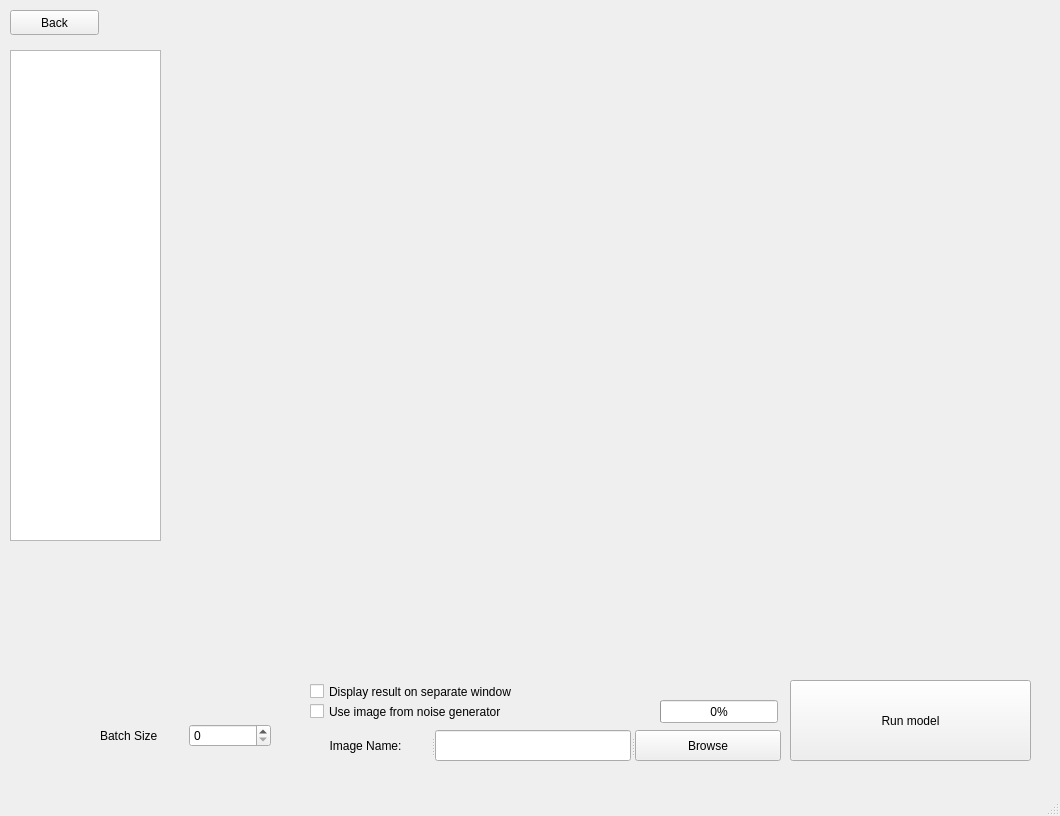
<?xml version="1.0" encoding="UTF-8"?>
<ui version="4.0">
 <class>MainWindow</class>
 <widget class="QMainWindow" name="MainWindow">
  <property name="geometry">
   <rect>
    <x>0</x>
    <y>0</y>
    <width>1060</width>
    <height>816</height>
   </rect>
  </property>
  <property name="windowTitle">
   <string>MainWindow</string>
  </property>
  <widget class="QWidget" name="centralwidget">
   <widget class="QStackedWidget" name="stackedWidget">
    <property name="enabled">
     <bool>true</bool>
    </property>
    <property name="geometry">
     <rect>
      <x>10</x>
      <y>10</y>
      <width>1031</width>
      <height>771</height>
     </rect>
    </property>
    <property name="currentIndex">
     <number>0</number>
    </property>
    <widget class="QWidget" name="page">
     <widget class="QCheckBox" name="checkBox_2">
      <property name="geometry">
       <rect>
        <x>300</x>
        <y>670</y>
        <width>261</width>
        <height>23</height>
       </rect>
      </property>
      <property name="text">
       <string>Display result on separate window</string>
      </property>
     </widget>
     <widget class="QWidget" name="layoutWidget">
      <property name="geometry">
       <rect>
        <x>90</x>
        <y>700</y>
        <width>171</width>
        <height>51</height>
       </rect>
      </property>
      <layout class="QHBoxLayout" name="horizontalLayout">
       <item>
        <widget class="QLabel" name="label_2">
         <property name="text">
          <string>Batch Size</string>
         </property>
        </widget>
       </item>
       <item>
        <widget class="QSpinBox" name="spinBox"/>
       </item>
      </layout>
     </widget>
     <widget class="QCheckBox" name="checkBox">
      <property name="geometry">
       <rect>
        <x>300</x>
        <y>690</y>
        <width>251</width>
        <height>23</height>
       </rect>
      </property>
      <property name="text">
       <string>Use image from noise generator</string>
      </property>
     </widget>
     <widget class="QPushButton" name="pushButton_2">
      <property name="geometry">
       <rect>
        <x>780</x>
        <y>670</y>
        <width>241</width>
        <height>81</height>
       </rect>
      </property>
      <property name="text">
       <string>Run model</string>
      </property>
     </widget>
     <widget class="QPushButton" name="pb_back_2">
      <property name="geometry">
       <rect>
        <x>0</x>
        <y>0</y>
        <width>89</width>
        <height>25</height>
       </rect>
      </property>
      <property name="text">
       <string>Back</string>
      </property>
     </widget>
     <widget class="QSplitter" name="splitter_2">
      <property name="geometry">
       <rect>
        <x>290</x>
        <y>720</y>
        <width>481</width>
        <height>31</height>
       </rect>
      </property>
      <property name="orientation">
       <enum>Qt::Horizontal</enum>
      </property>
      <widget class="QLabel" name="label_filename_2">
       <property name="text">
        <string>Image Name:</string>
       </property>
       <property name="alignment">
        <set>Qt::AlignCenter</set>
       </property>
      </widget>
      <widget class="QLineEdit" name="lineEdit_filename_2"/>
      <widget class="QPushButton" name="pushButton_browse_file_2">
       <property name="text">
        <string>Browse</string>
       </property>
      </widget>
     </widget>
     <widget class="QLabel" name="original2">
      <property name="geometry">
       <rect>
        <x>750</x>
        <y>190</y>
        <width>261</width>
        <height>251</height>
       </rect>
      </property>
      <property name="text">
       <string/>
      </property>
      <property name="scaledContents">
       <bool>true</bool>
      </property>
     </widget>
     <widget class="QLabel" name="segmented">
      <property name="geometry">
       <rect>
        <x>150</x>
        <y>40</y>
        <width>591</width>
        <height>491</height>
       </rect>
      </property>
      <property name="text">
       <string/>
      </property>
      <property name="scaledContents">
       <bool>true</bool>
      </property>
     </widget>
     <widget class="QProgressBar" name="progressBar">
      <property name="enabled">
       <bool>true</bool>
      </property>
      <property name="geometry">
       <rect>
        <x>650</x>
        <y>690</y>
        <width>118</width>
        <height>23</height>
       </rect>
      </property>
      <property name="maximum">
       <number>5</number>
      </property>
      <property name="value">
       <number>0</number>
      </property>
     </widget>
     <widget class="QListWidget" name="listWidget">
      <property name="geometry">
       <rect>
        <x>0</x>
        <y>40</y>
        <width>151</width>
        <height>491</height>
       </rect>
      </property>
     </widget>
    </widget>
    <widget class="QWidget" name="page_3">
     <widget class="QPushButton" name="pb_noise_gen">
      <property name="geometry">
       <rect>
        <x>450</x>
        <y>320</y>
        <width>141</width>
        <height>61</height>
       </rect>
      </property>
      <property name="text">
       <string>Noise generator</string>
      </property>
     </widget>
     <widget class="QPushButton" name="pb_sementic_seg">
      <property name="geometry">
       <rect>
        <x>410</x>
        <y>470</y>
        <width>241</width>
        <height>61</height>
       </rect>
      </property>
      <property name="text">
       <string>Sementic segmentation model</string>
      </property>
     </widget>
     <widget class="QLabel" name="label_3">
      <property name="geometry">
       <rect>
        <x>290</x>
        <y>100</y>
        <width>451</width>
        <height>101</height>
       </rect>
      </property>
      <property name="font">
       <font>
        <pointsize>20</pointsize>
       </font>
      </property>
      <property name="text">
       <string>Sementic segmentation model</string>
      </property>
      <property name="alignment">
       <set>Qt::AlignCenter</set>
      </property>
     </widget>
    </widget>
    <widget class="QWidget" name="page_2">
     <widget class="QLabel" name="label">
      <property name="geometry">
       <rect>
        <x>190</x>
        <y>0</y>
        <width>481</width>
        <height>42</height>
       </rect>
      </property>
      <property name="font">
       <font>
        <pointsize>18</pointsize>
       </font>
      </property>
      <property name="text">
       <string>Noise Generator</string>
      </property>
      <property name="alignment">
       <set>Qt::AlignCenter</set>
      </property>
     </widget>
     <widget class="QSplitter" name="splitter">
      <property name="geometry">
       <rect>
        <x>10</x>
        <y>610</y>
        <width>501</width>
        <height>31</height>
       </rect>
      </property>
      <property name="orientation">
       <enum>Qt::Horizontal</enum>
      </property>
      <widget class="QLabel" name="label_filename">
       <property name="text">
        <string>Input image name:</string>
       </property>
       <property name="alignment">
        <set>Qt::AlignCenter</set>
       </property>
      </widget>
      <widget class="QLineEdit" name="lineEdit_filename"/>
      <widget class="QPushButton" name="pushButton_browse_file">
       <property name="text">
        <string>Browse</string>
       </property>
      </widget>
     </widget>
     <widget class="QPushButton" name="pushButton">
      <property name="geometry">
       <rect>
        <x>260</x>
        <y>680</y>
        <width>481</width>
        <height>61</height>
       </rect>
      </property>
      <property name="text">
       <string>Generate Noise</string>
      </property>
     </widget>
     <widget class="QPushButton" name="pb_back">
      <property name="geometry">
       <rect>
        <x>0</x>
        <y>0</y>
        <width>89</width>
        <height>25</height>
       </rect>
      </property>
      <property name="text">
       <string>Back</string>
      </property>
     </widget>
     <widget class="QLabel" name="original">
      <property name="geometry">
       <rect>
        <x>10</x>
        <y>50</y>
        <width>471</width>
        <height>431</height>
       </rect>
      </property>
      <property name="text">
       <string/>
      </property>
      <property name="scaledContents">
       <bool>true</bool>
      </property>
     </widget>
     <widget class="QWidget" name="layoutWidget">
      <property name="geometry">
       <rect>
        <x>530</x>
        <y>610</y>
        <width>301</width>
        <height>31</height>
       </rect>
      </property>
      <layout class="QHBoxLayout" name="horizontalLayout_2">
       <item>
        <widget class="QLabel" name="label_4">
         <property name="text">
          <string>Output file name:</string>
         </property>
        </widget>
       </item>
       <item>
        <widget class="QLineEdit" name="lineEdit">
         <property name="text">
          <string>out_img</string>
         </property>
         <property name="placeholderText">
          <string/>
         </property>
        </widget>
       </item>
       <item>
        <widget class="QLabel" name="label_5">
         <property name="text">
          <string>.jpg</string>
         </property>
        </widget>
       </item>
      </layout>
     </widget>
     <widget class="QWidget" name="layoutWidget">
      <property name="geometry">
       <rect>
        <x>270</x>
        <y>650</y>
        <width>461</width>
        <height>28</height>
       </rect>
      </property>
      <layout class="QHBoxLayout" name="horizontalLayout_3">
       <item>
        <widget class="QLabel" name="label_6">
         <property name="text">
          <string>Noise level:</string>
         </property>
        </widget>
       </item>
       <item>
        <widget class="QSlider" name="horizontalSlider">
         <property name="minimum">
          <number>1</number>
         </property>
         <property name="maximum">
          <number>100</number>
         </property>
         <property name="singleStep">
          <number>1</number>
         </property>
         <property name="pageStep">
          <number>1</number>
         </property>
         <property name="value">
          <number>1</number>
         </property>
         <property name="orientation">
          <enum>Qt::Horizontal</enum>
         </property>
        </widget>
       </item>
       <item>
        <widget class="QLabel" name="label_7">
         <property name="text">
          <string>0.01</string>
         </property>
        </widget>
       </item>
      </layout>
     </widget>
     <widget class="QLabel" name="preview">
      <property name="geometry">
       <rect>
        <x>500</x>
        <y>50</y>
        <width>521</width>
        <height>431</height>
       </rect>
      </property>
      <property name="text">
       <string/>
      </property>
      <property name="scaledContents">
       <bool>true</bool>
      </property>
     </widget>
     <widget class="QLabel" name="label_8">
      <property name="geometry">
       <rect>
        <x>210</x>
        <y>500</y>
        <width>141</width>
        <height>17</height>
       </rect>
      </property>
      <property name="text">
       <string>Original Image</string>
      </property>
     </widget>
     <widget class="QLabel" name="label_9">
      <property name="geometry">
       <rect>
        <x>720</x>
        <y>490</y>
        <width>151</width>
        <height>17</height>
       </rect>
      </property>
      <property name="text">
       <string>After added noise</string>
      </property>
     </widget>
    </widget>
   </widget>
  </widget>
  <widget class="QMenuBar" name="menubar">
   <property name="geometry">
    <rect>
     <x>0</x>
     <y>0</y>
     <width>1060</width>
     <height>22</height>
    </rect>
   </property>
  </widget>
  <widget class="QStatusBar" name="statusbar"/>
 </widget>
 <resources/>
 <connections/>
 <slots>
  <slot>browseSlot()</slot>
 </slots>
</ui>
